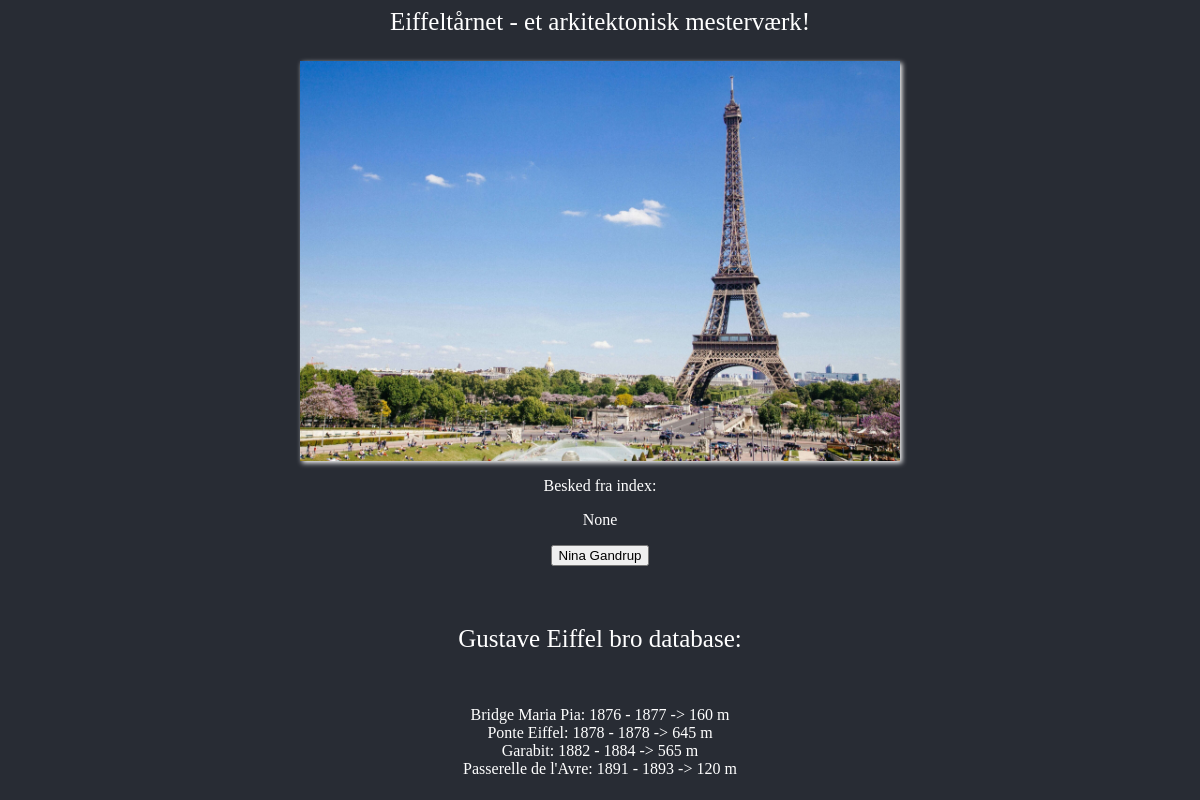
/eiffeltårnet, run on the app's committed database.
### tables this page shows
CREATE TABLE "architects"(name TEXT, "start_year" NUMERIC, "finished_year" NUMERIC, "length" NUMERIC);

### app.py (the view)
@app.route("/eiffeltårnet", methods=["GET", "POST"])
def eiffeltårnet():
    header = request.args.get("header", "Eiffeltårnet - et arkitektonisk mesterværk!")
    post_input = None
    if request.method == "POST":
        post_input = request.form.get("post_input")
    message = str(post_input)
    architects = get_db_architects()
    return render_template("eiffeltårnet.html", title="Simple Flask Server", header=header, message=message, architects=architects)

### app.py (called while the page is built)
def get_db_architects():
    con = sqlite3.connect(DB_ARCHITECTS)
    con.row_factory = sqlite3.Row
    cur = con.cursor()
    res = cur.execute("""
        select * from architects order by start_year asc;
    """)
    architects = res.fetchall()
    cur.close()
    con.commit()
    return architects

### templates/eiffeltårnet.html (shortened to what this page needs)
<html>
    <head>
        <link rel="stylesheet" href="{{ url_for('static', filename='secret.css') }}">
    </head>
    <body>
            <p style="font-size: 25px;">
                {{ header }}
            </p>
            <p>
            <img src="{{ url_for('static', filename='eiffeltaarnet-scaled.jpeg') }}" class="eiffelpic" alt="logo" height="400"/>
            </p>
                Besked fra index:
                <p>{{ message }}</p>
            <p>
            <a href="/"><button>Nina Gandrup</button></a>
            </p>
        <br>
            <p style="font-size: 25px;">
                Gustave Eiffel bro database:
                <br>
                <br>
                <div style="list-style: none;">
                    {% for row in architects %}
                        <li>
                            {{ row.name }}: {{ row.start_year }} - {{row.finished_year}} -> {{ row.Length }} m
                        </li>
                    {% endfor %}
                </div>
            </p>
    </body>
</html>

### static/secret.css (style rules this page uses)
body { text-align: center; background-color: #282c34; color: white; }
.eiffelpic { box-shadow: 2px 2px 5px; }

### data on the page
architects: name "Bridge Maria Pia", start_year "1876", finished_year "1877", Length "160"
architects: name "Ponte Eiffel", start_year "1878", finished_year "1878", Length "645"
architects: name "Garabit", start_year "1882", finished_year "1884", Length "565"
architects: name "Passerelle de l'Avre", start_year "1891", finished_year "1893", Length "120"

### other printed values
{{ header }} "Eiffeltårnet - et arkitektonisk mesterværk!"
{{ message }} "None"
